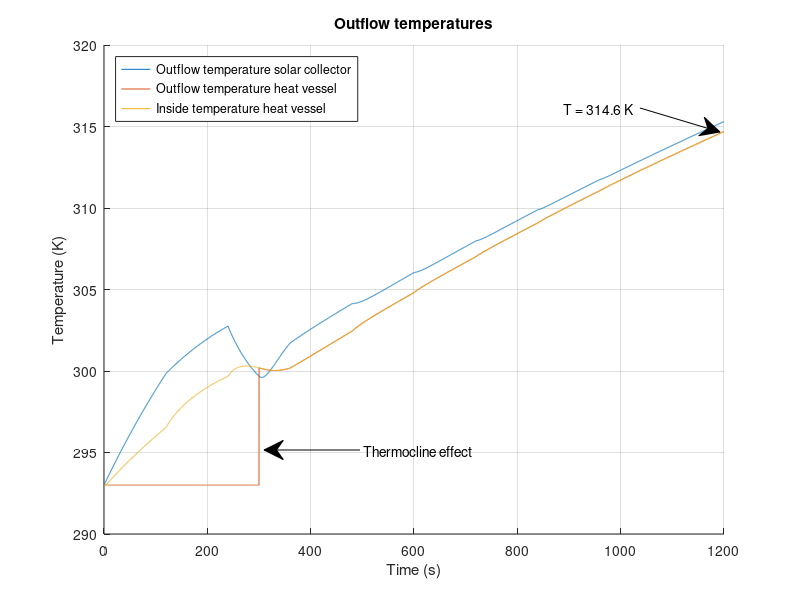

MATLAB code to generate this figure:
%%%%%%%%%%%%%%%%%%%%%%%%%%%%%%%%%%%%%%%%%%%%
% Matlab model for Solar Collector Group 10%
%%%%%%%%%%%%%%%%%%%%%%%%%%%%%%%%%%%%%%%%%%%%
clc;
clear;
close all;
%%
%%%%%%%%%%%
%Constants%
%%%%%%%%%%%
%Natural costants:
    sigma = 5.67*10^(-8);                       %Stefan-Boltzmann constant
    v_out = 4.5;                                %Velocity of air outside the solar collector [m/s]
    v_in = 0;                                   %Velocity of air inside the solar collector [m/s]
%Emissivity
    e_Cu = 0.22;                                %Copper tube, value 0.052
    e_glass = 0.94;
    e_PVC = 0.91;                               %PVC tube
    e_foam = 0.9;                               %foam foil
    e_Al = 0.04;                                %Aluminum tape
    e_paint = 0.95;                             %Emissivity of black paint (for comparison)
    e_wood = 0.94;
    e_CuMatte = 0.22;                           %Emissivity of the copper tube after making it less reflective (for comparison)
%Thermal conductivity
    k_air = 0.026;                              %Air [W/(m*K)]
    k_tempex =0.03;                             %Tempex plate [W/(m*K)]
    k_Cu = 400;                                 %Copper tube [W/(m*K)]
    k_wood = 0.12;                              %Wood casing [W/(m*K)]
    k_Po = 0.13;                                %Polyurethane tube [W/(m*K)]
    k_PVC = 0.19;                               %PVC thermal conduc [W/(m*K)]
    k_foil = 0.04;                              %Polyethylene foam foil [W/(m*K)]
    k_glass = 0.78;                             %Thermal conductivity of the glass plate [W/(m*K)]
%Heat transfer coefficient
    h_out_air = 10.45 - v_out + 10*(v_out)^(1/2);%Outside solar collector air [W/(m^2*K)]
    h_in_air = 10.45 - v_in + 10*(v_in)^(1/2);  %Inside solar collector air [W/(m^2*K)]
    h_air = 2.5;                                %Still standing 298K air [W/(m^2*K)]
%Specific heat
    c_water = 4186;                             %Specific heat water [J/kgK]
    c_Cu = 386;                                 %Specific heat copper [J/kgK]
    c_Al = 922;                                 %Specific heat aluminium[J/kgK]
    c_air = 1007;                               %Specific heat air[J/kgK]
%Measurements
    D_Cu = 0.012;                               %Diameter of the copper tube [m]
    D_PolyTube = 0.008;                         %Diameter of the polyurathane pump tubes [m]
    R_Cu1 = 0.005;                              %Inner radius of the copper tube [m]
    R_Cu2 = 0.006;                              %Outer radius of  the copper tube [m]
    V_air = 0.04911;                            %Volume of the air in the solar collector [m^3]
    V_Al = 8.96*10^(-5);                        %Total volume of the aluminum tape
    L_Cu_SC = 6.63;                             %Length of the copper tube in the solar collector [m]
    L_CuTube = 6.630;                           %Total length of tube that's exposed to the air [m]
    L_PolyTube1 = 3;                            %Total length of polyurathane pump tube 1 [m]
    L_PolyTube2 = 3;                            %Total length of polyurathane pump tube 2 [m]
    d_frame = 0.05;                             %Thickness of the pinewood frame [m]
%Measurements Heat storage vessel
    D_pvc = 0.050;                              %Diameter PVC tube [m]
    R_pvcThick = 0.0018;                        %PVC wall thickness
    R_pvc1 = (D_pvc/2) - R_pvcThick;            %Inner Radius PVC tube [m]
    R_pvc2 = (D_pvc/2);                         %Outer Radius PVC tube [m]
    N_insLayers = 6;                            %Number of insulating polyethylene foam foil layers [m]
    R_polyFoil = N_insLayers * 0.003;           %Radius thickness polyethylene foam foil [m]
    L_Tube_HV = 0.71;                           %PVC length [m]
%Measurements for in- and outlet connectors
    D_Po = 0.012;                               %Diameter of the polyurethane tube [m]
    R_Po1 = 0.004;                              %Inner radius of the polyurethane tube [m]
    R_Po2 = 0.006;                              %Outer radius of the polyurethane tube [m]
    L_Tube_HV_to_SC = 3;                        %Half of general setup length, HV to SC [m]
    L_Tube_SC_to_HV = 3;                        %Half of general setup length, SC to HV [m]
%Areas
    A_RadCu = 4*D_Cu*1.4+3*0.5*0.25*pi*(0.0898^2-0.0778^2)+2*0.012*0.15; %Sunlit area of the copper tube [m^2]
    A_RadAl = 0.670*1.4 - 4*0.012*1.4;                      %Sunlit area of the aluminum troughs [m^2]
    A_AirCu = 1.4*pi*D_Cu + 3*4.9594762*10^(-3) + 0.05*pi*D_Cu + 2*0.1*pi*D_Cu; %Area of the copper tube that's exposed to the air [m^2]
    A_AirTape = 1.971;                                      %Area of the aluminum tape that is exposed to the air [m^2]
    A_AirSS = 2*(1.64*0.67)+2*(0.67*0.065)+2*(0.065*1.72);  %Area of solar collector that is exposed to the air [m^2]
    A_frame = 2*(0.67*0.065)+2*(0.065*1.72);                %Area of sides touching pinewood [m^2]
    A_HV = 2*pi*(R_pvc2+R_polyFoil)*L_Tube_HV;              %Area of heat vessel [m^2] %%%%CHECK THIS
%Intensity
    I_sun = 1000;                               %Intensity of the artificial sun [W/m^2]
    I_glass = 950;                              %Intensity after absorption of glass plate [W/m^2]
%Temperatures
    T_sur = 293;                                %Temperature of the surroundings [K]
    T_in = 293;                                 %Temperature of the incoming water [K]
%Density
    rho_w = 1000;                               %Density of water [kg/m^3]
    rho_Cu = 8.3*10^3;                          %Density of copper [kg/m^3]
    rho_air = 1.29;                             %Density of air [kg/m^3]
    rho_Al = 2.70*10^3;                         %Density of aluminum [kg/m^3]
%Variables
    test_length = 20;                           %Given time in test [minutes]
    flowrate = 0.1;                             %Initial flowrate [L/min]
%%
%%%%%%%%%%%%%%
%Calculations%
%%%%%%%%%%%%%%
%%Aluminium reflection and absorption rates%%
dQdt_RadAl = (1-e_Al)*A_RadAl*I_glass;                                      %Energy that is reflected by the aluminum tape [W]
dQdt_RadAl_in = (e_Al)*A_RadAl*I_glass;                                     %Energy that is absorbed by the aluminum tape [W]
dQdt_RadCu = e_Cu*A_RadCu*I_glass + e_Cu*dQdt_RadAl;                        %Energy that is absorbed by the copper tube due to radiation [W]

%%Length of simulation%%
t_end = test_length*60;                                                     %End time [s]
t_step = 0.1;                                                               %Step size [s]
Steps = t_end/t_step;                                                       %Amount of steps

%%HEAT VESSEL%%
T_HV_table = zeros(3,Steps+1);                                              %Heat vessel table for data logging
T_HV_table(1,:) = 0:t_step:t_end;
T_HV_out=T_in;                                                              %Beginning temperature of water in the heat vessel [K]
m_SC_water = 0.512;                                                         %Max mass of water in the solar collector [kg]
m_HV_water = 1.2;                                                           %Max mass of water in the heat vessel  [kg]
m_out_tube =1/4*pi*((D_Po -2*0.002)^2)*L_Tube_HV_to_SC ;                    %Max mass of water in the outlettubing [kg]
m_hv_frac = 0;                                                              %Initial fraction hot water to cold water [-]

%%Thermocline HV start values%%
m_HV_new = 0;                                                               %Starting mass of hot water in HV  [kg]
m_HV_old = m_HV_water;                                                      %Starting mass of cold water in HV [kg]
T_HV_inside = T_in;                                                         %Starting temperature HV [K]

%%Tube Heat vessel --> Solar Collector%%
m_PolyTube1_water = (1/4)*pi*D_PolyTube^2*L_PolyTube1*rho_w;                %Maximum amount of water in the tube [kg]
T_SC_in = T_in;                                                             %Starting temperature [K]

%%SOLAR COLLECTOR%%
T_SC_table = zeros(3,Steps+1);                                              %Solar collector table for data logging
T_SC_table(1,:) = 0:t_step:t_end;
T_SC_out=T_in;                                                              %Beginning temperature of water in the solar collector [K]

%SC glass plate calculations
d_glass = 0.004;                                                            %Thickness of the glass plate [m]
A_glass = 0.67*(1.640+0.080);                                               %Area of the glass plate [m]

%%Tube Solar Collector --> Heat vessel%%
m_PolyTube2_water = (1/4)*pi*D_PolyTube^2*L_PolyTube2*rho_w;                %Maximum amount of water in the tube [kg]
T_HV_in = T_in;                                                             %Starting temperature [K]

%%General%%
m_Cu = (L_Cu_SC*pi*R_Cu2^2 - L_Cu_SC*pi*R_Cu1^2)*rho_Cu;                    %Mass of the copper tube in the solar collector [kg]
m_air = rho_air*V_air;                                                      %Mass of the air in the solar collector [kg]
m_Al = rho_Al*V_Al;                                                         %Total mass of the aluminum tape [kg]
T_air = T_in;                                                               %Starting temperature of the air [K]
T_Al = T_in;                                                                %Starting temperature of the aluminum tape [K]
m_flow = (flowrate/60/1000)*rho_w*t_step;                                   %Mass of water inflow from pump during t_step [kg]
%%
for t=0:t_step:t_end
    %%
    %%%%%%%%%%%%%%%%%%%%%%%%%%%%%%%%%%%%%%%%
    %       Variable flowrate              %
    %%%%%%%%%%%%%%%%%%%%%%%%%%%%%%%%%%%%%%%%
    if (120<t && t<1080)                                                   %Varying flow rate between 2 minutes and 18 minutes
          xStart = 0.2;                                                    %Flow rate after 2 minutes
          steptime = 0.4;                                                  %Stepsize of the flow rate after every 2 minutes
          N = 8;                                                           %Amount of steps
          pump = xStart + (0:N-1)*steptime;                                %Ceating array with differnt flow rates
          flowrate = pump(round((t-60)/120));                              %At what time which array (flow rate) should be picked
          m_flow = (flowrate/60/1000)*rho_w*t_step;                        %Mass of water inflow from pump during t_step [kg]
    elseif (1080<t && t<1200)                                              %Flow rate between 18 minutes and 20 minutes
          flowrate = 3;                                                    %Flow rate [L/min]
          m_flow = (flowrate/60/1000)*rho_w*t_step;                        %Mass of water inflow from pump during t_step [kg]
    end
    %%
    %%%%%%%%%%%%%%%%%%%%%%%%%%%%%%%%%%%%%%%%
    %       Equations for the vessel       %
    %%%%%%%%%%%%%%%%%%%%%%%%%%%%%%%%%%%%%%%%    
    %%%%%Insulation heat loss%%%%
    R_HV_PVC_cond = R_pvc1/(k_PVC*(2*pi*R_pvc2*L_Tube_HV));                     %Thermal resitance of conduction through PVC [K/W]
    R_HV_ins_Cond =  (log((R_pvc2 + R_polyFoil)/R_pvc2)) / (k_foil*A_HV);   %Thermal resitance of conduction through poly foam foil [K/W]
    R_HV_ins_Conv = 1 / (h_air*A_HV);                                       %Thermal resitance of convection outside poly foam foil [K/W]
    HL_RadOut_PVC = e_PVC * sigma * A_HV * (T_HV_inside^4 - T_sur^4);   %Heat loss due to radiation PVC [W]
    HL_RadOut_foam = e_foam * sigma * A_HV * (T_HV_inside^4 - T_sur^4); %Heat loss due to radiation foam foil [W]
    R_HV_ins_total = R_HV_PVC_cond + R_HV_ins_Cond + R_HV_ins_Conv;         %Total thermal resistance in series [K/W]
    %Total heat flow through insulation multiplied with fraction hot water
    dQdt_HV_insulation = m_hv_frac*(-((T_HV_inside - T_sur ) / R_HV_ins_total)-HL_RadOut_PVC-HL_RadOut_foam);   
    
    %%%%%End caps heat loss%%%%
    R_HV_cap_Conv = 1 /h_air*pi*(R_pvc2+R_pvcThick).^2;                     %Thermal resistance due to convection on end caps [K/W]
    R_HV_cap1 = R_pvcThick / (k_PVC * (pi*R_pvc2).^2);                      %Thermal resistance end-cap [K/W]
    R_HV_cap2 = R_HV_cap1;                                                  %Thermal resistance upper end cap [K/W]
    if m_hv_frac == 1
        %If heatvessel is full of hot water, heat loss from both end caps is presumed
        R_HV_caps_total = R_HV_cap1 + R_HV_cap2 + 2*R_HV_cap_Conv;
        dQdt_HV_caps = -((T_HV_inside - T_sur ) / R_HV_caps_total);
    else
        %If hot water not at bottom HV, only 1 end-cap
        R_HV_caps_total = R_HV_cap1 + R_HV_cap_Conv;                        
        dQdt_HV_caps = -((T_HV_inside - T_sur ) / R_HV_caps_total);
    end
    
    %%%%Total heat flow storage vessel%%%%
    dQdt_HV_total = dQdt_HV_insulation + dQdt_HV_caps;                      %Total heat flow storage vessel [W/m^2]
    
    %%%%Calculate internal temperature%%%%
    delta_T = (dQdt_HV_total*t_step/(m_HV_water*c_water));                  %Resulting delta T of heat flow [K]
    T_HV_inside = T_HV_inside+delta_T;                                      %Resulting internal temperature [K]
    
    %%%%Thermocline effect%%%% 
    if (m_HV_new < m_HV_water)                                              % Cold region thermocline provides outlfow HV
        m_HV_new = m_HV_new + m_flow;
        T_HV_inside = (m_flow*T_HV_in + T_HV_inside*m_HV_new)/(m_HV_new + m_flow);
        m_hv_frac = m_HV_new / m_HV_water;                                  %Fraction hot to cold water in HV
        m_HV_old = m_HV_old - m_flow;
        T_HV_out = T_in;                                                    %Resulting temperature outlfow if full of hot water
    else                                                                    %Thermocline when cold water has been dispersed
        T_HV_inside = (m_flow*T_HV_in + T_HV_inside*m_HV_new)/(m_HV_new + m_flow);
        m_hv_frac = 1;                                                      %Fraction of cold water to hot water is 1, used for heat losses in HV
        T_HV_out = T_HV_inside;                                             %Resulting temperature outlfow if not full of hot water
    end
    
    %%%%Log HV data for plotting%%%%
    Column = round((1/t_step)*t+1);                                         %Table time step counter
    T_HV_table(2,Column)=T_HV_out;                                          %Assign value for T_HV_out to the right space
    T_HV_table(3,Column)=dQdt_HV_total;                                     %Assign value for dQdt_HV_total to the right space
    T_HV_table(4,Column)=T_HV_inside;                                       %Assign value for inside temperature heat vessel
    
    %%
    %%%%%%%%%%%%%%%%%%%%%%%%%%%%%%%%%%%%%%%%
    %Tube 1 Heat vessel --> Solar collector%
    %%%%%%%%%%%%%%%%%%%%%%%%%%%%%%%%%%%%%%%%
    %%%%Inflow temperature%%%%
    m_PolyTube1_old = m_PolyTube1_water - m_flow;                           %Mass of water from t-t_step [kg]
    m_PolyTube1_new = m_flow;                                               %Mass of water added to the heat vessel during t_step [kg]
    T_SC_in = (m_PolyTube1_old*T_SC_in + m_PolyTube1_new*T_HV_out)/(m_PolyTube1_old+m_PolyTube1_new); %Inflow temperature [K] 
    
    %%%%Thermal resistance%%%%
    R_tube_out_Cond =  (log(R_Po2 /R_Po1)) / ((2*pi*k_Po*L_Tube_HV_to_SC ));%Thermal resitance of conduction outlet tubing [K/W]
    R_tube_out_Conv = 1 / (h_air*(2*pi*R_Po2)*L_Tube_HV_to_SC) ;           %Thermal resitance of convection outlet tubing [K/W]
    R_tube_out_total = R_tube_out_Cond + R_tube_out_Conv;                  %Total thermal resistance in series [K/W]
    
    %%%%Total heat flowflow%%%%
    dQdt_PolyTube1_total = -((T_HV_out - T_sur ) / R_tube_out_total);       %Total heat flow HV to SC[W/m^2]
    
    %%%%Outflow temperature
    delta_T = (dQdt_PolyTube1_total*t_step/(m_PolyTube1_water*c_water));    %Resulting delta T of heat flow [K]
    T_SC_in = T_SC_in+delta_T;                                              %Resulting outflow temperature [K]
    
    %%
    %%%%%%%%%%%%%%%%%%%%%%%%%%%%%%%%%%%%%%%%
    %  Equations for the solar collector   %
    %%%%%%%%%%%%%%%%%%%%%%%%%%%%%%%%%%%%%%%%
    m_SC_old = m_SC_water - m_flow;                                         %Mass of water from t-t_step [kg]
    m_SC_new = m_flow;                                                      %Mass of water added to the solar collector during t_step [kg]
    T_SC_out = (m_SC_old*c_water*T_SC_out + m_Cu*c_Cu*T_SC_out + m_SC_new*c_water*T_SC_in)/(m_SC_old*c_water + m_Cu*c_Cu + m_SC_new*c_water);

    %%%Heat transfer mechanisms in the solar collector%%%	
    dtQt_RadOut = e_Cu * sigma * A_AirCu * (T_SC_out^4 - T_air^4);          %Heat loss due to radiation [W]                
    R_CondOut = (log(R_Cu2/R_Cu1)) / (2*pi*k_Cu*L_CuTube);                  %Thermal resistance due to conduction in the copper tube [K/W]
    R_Cu_conv = 1 / (h_air*A_AirCu);                                         %Thermal resistance due to convection [K/W]
    R_SC_total = R_CondOut + R_Cu_conv;                                     %The total of all the thermal resistances [K/W]
  
    %%%%Total heat flow solar collector%%%%
    dQdT_SC_tube = ((T_SC_out - T_air) / R_SC_total);
    dQdt_SC_total = dQdt_RadCu - dQdT_SC_tube - dtQt_RadOut;        %Total heat flow solar collector [W/m^2]
    
    %%%%Calculate internal temperature%%%%    
    delta_T = (dQdt_SC_total*t_step)/(m_SC_water*c_water + m_Cu*c_Cu);      %Resulting delta T of heat flow [K]
    T_SC_out=T_SC_out+delta_T;                                              %Resulting outflow temperature [K]
    
    %%%%Log SC data for plotting%%%%
    Column = round((1/t_step)*t+1);                                         %Table time step counter
    T_SC_table(2,Column)=T_SC_out;                                          %Assign value for T to the right space
    T_SC_table(3,Column)=delta_T;                                           %Assign value for T to the right space
    
    %%
    %%%%%%%%%%%%%%%%%%%%%%%%%%%%%%%%%%%%%%%%
    %Tube 2 Solar collector --> Heat vessel%
    %%%%%%%%%%%%%%%%%%%%%%%%%%%%%%%%%%%%%%%%
    m_PolyTube2_old = m_PolyTube1_water - m_flow;                           %Mass of water from t-t_step [kg]
    m_PolyTube2_new = m_flow;                                               %Mass of water added to the heat vessel during t_step [kg]
   
    T_HV_in = (m_PolyTube2_old*T_HV_in + m_HV_new*T_SC_out)/(m_PolyTube2_old+m_HV_new); %Average internal HV temperature with inflow from SC [K]
    
    R_tube_in_Cond =  (log(R_Po2 /R_Po1)) / ((2*pi*k_Po*L_Tube_SC_to_HV )); %Thermal resitance of conduction inlet tubing [K/W]
    R_tube_in_Conv = 1 / (h_air*(2*pi*R_Po2)*L_Tube_SC_to_HV) ;             %Thermal resitance of convection inlet tubing [K/W]
    R_tube_in_total = R_tube_in_Cond + R_tube_in_Conv;                      %Total thermal resistance in series [K/W]
    
    %%%%Total flow
    dQdt_PolyTube2_total = -((T_HV_in - T_sur ) / R_tube_in_total);         %Total heat flow general setup SC to HV [W/m^2]

    delta_T = (dQdt_PolyTube2_total*t_step/(m_PolyTube2_water*c_water));    %Resulting delta T of heat flow [K]
    T_HV_in = T_HV_in+delta_T;                                              %Resulting outflow temperature [K]
        
    %%
    %%%%%%%%%%%%%%%%%%%%%%%%%%%%%%%%%%%%%%%%
    %            Air Temperature           %
    %%%%%%%%%%%%%%%%%%%%%%%%%%%%%%%%%%%%%%%%
    %To calculate dQdt_air_total, first the temperature of the aluminum tape has to be determined:
    dQdt_Al_conv = h_air*A_AirTape*(T_Al-T_air);                            %Convective heat loss aluminium tape [W/m^2]
    dQdt_Al_total = dQdt_RadAl_in - dQdt_Al_conv;                           %Total heat flow aluminium tape [W/m^2]
    delta_T = (dQdt_Al_total*t_step)/(m_Al*c_Al);                           %Resulting delta T aluminium tape [K]
    T_Al = T_Al + delta_T;                                                  %Temperature aluminium tape after delta T [K]

    %Air temperature:
    dQdt_CondEnv = -(k_wood * A_frame * (T_air - T_sur))/d_frame;               %Heat flow to the environment through the wood by conduction [W/m^2]
    dQdt_CondGlass = -(k_glass*A_glass*(T_air - T_sur))/d_glass;           %Heat flow to the environment through the glass by conduction [W/m^2]
    dQdt_air_total = dQdt_Al_conv + dQdt_CondEnv + dQdt_CondGlass + dQdT_SC_tube; %Total heat flow air inside solar collector [W/m^2]
     
    delta_T = (dQdt_air_total*t_step)/(m_air*c_air);                        %Resulting delta T of heat flow [K]
    T_air = T_air + delta_T;                                                %Resulting air temperature [K]
    
end
%%
%%%%%%%%%%
%Plotting%
%%%%%%%%%%

t_var=T_SC_table(1,:);          %Time variable
T_SC_var=T_SC_table(2,:);       %Outflow temperature solar collector
T_HV_var=T_HV_table(2,:);       %Outflow temperature heat vessel
T_HV_inside = T_HV_table(4,:);  %Inside temperature heat vessel

hold on
grid on

plot(t_var,T_SC_var);
plot(t_var,T_HV_var);
plot(t_var,T_HV_inside);

annotation('textarrow',[0.8 0.9], [0.82 0.78] ,'String','T = 314.6 K ');
annotation('textarrow', [0.45 0.33], [0.25 0.25], 'String', 'Thermocline effect');

ylabel('Temperature (K)')
legend({'Outflow temperature solar collector','Outflow temperature heat vessel','Inside temperature heat vessel'}, 'Location','northwest')

xlim([0 t_end]);
xlabel('Time (s)')
title('Outflow temperatures')
saveas(gcf,'Outflow temperature.jpg')
